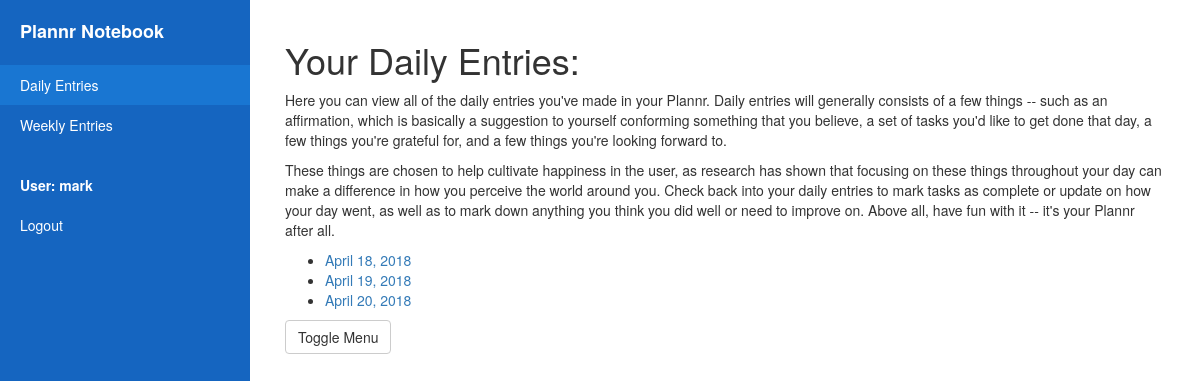
Page /notebook/daily/ (signed in) on the earlier database version.
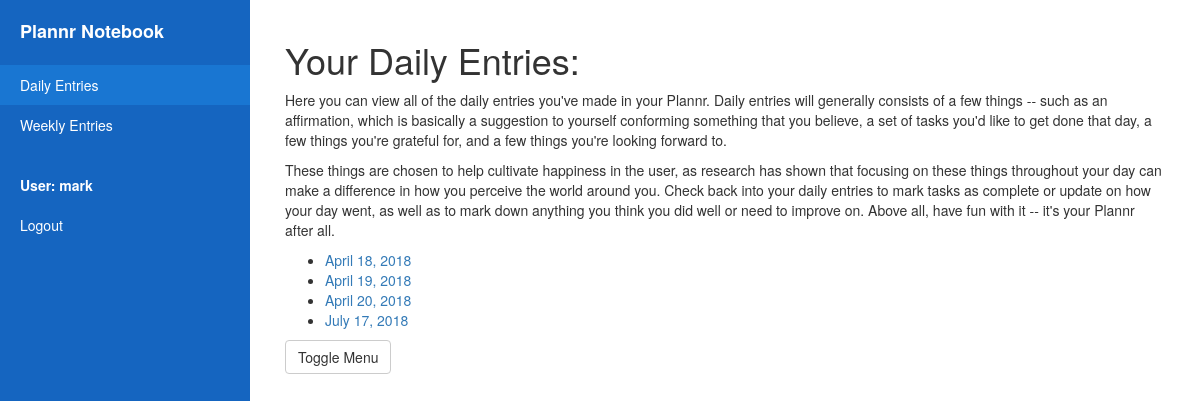
Same page on the later database version.
### notebook/models.py (models this page shows, shortened)
class DailyEntry(models.Model):
    author = models.ForeignKey(User, on_delete=models.CASCADE, null=True)
    entry_date = models.DateField()
    affirmation = models.TextField()
    class Meta:
        ordering = ["entry_date"]
    def get_absolute_url(self):
        return reverse('daily_detail', args=[str(self.id)])

### notebook/views.py (the view)
# urls.py: path('daily/', views.DailyListView.as_view(), name='daily_list'),
class DailyListView(LoginRequiredMixin, ListView):
    model = DailyEntry
    login_url = '/accounts/login/'
    paginate_by = 10
    def get_queryset(self):
        return DailyEntry.objects.filter(author=self.request.user)

### notebook/templates/notebook/dailyentry_list.html
{% extends "notebook/dailysection.html" %}
{% block content %}
    <h1>Your Daily Entries:</h1>
    <p>Here you can view all of the daily entries you've made in your Plannr.  Daily entries will generally consists of a few things -- such as an affirmation,
        which is basically a suggestion to yourself conforming something that you believe, a set of tasks you'd like to get done that day, a few things you're
        grateful for, and a few things you're looking forward to.
    </p>
    <p>These things are chosen to help cultivate happiness in the user, as research has shown that focusing on these things throughout your day can make a
        difference in how you perceive the world around you.  Check back into your daily entries to mark tasks as complete or update on how your day went, as well
        as to mark down anything you think you did well or need to improve on.  Above all, have fun with it -- it's your Plannr after all.
    </p>
    {% if dailyentry_list %}
    <ul>
        {% for entry in dailyentry_list %}
        <li>
            <a href="{{ entry.get_absolute_url }}">{{ entry.entry_date }}</a>
        </li>
        {% endfor %}
    </ul>
    {% else %}
        <p><strong>It appears you have no entries.</strong></p>
    {% endif %}
{% endblock %}

Differences in the rows shown:
added DailyEntry: entry_date "July 17, 2018"
